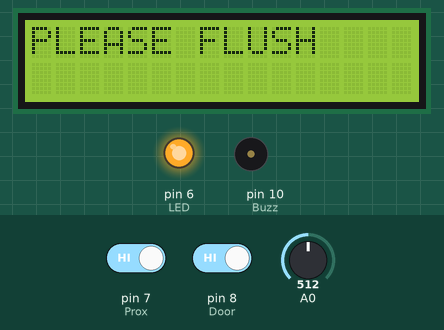
The sketch below on a simulated Arduino Uno, built with avr-gcc and run on an emulated ATmega328P. On the bench: 16×2 character LCD, output pins drawn as LEDs (lit = HIGH), buzzer (waves = sounding). The test bench sets the inputs (shaded band); at power-on: A0 = 512, pin 7 (Prox) HIGH, pin 8 (Door) HIGH. Pins used as bus, display or sensor lines are not drawn; what the sketch prints to the serial monitor is not drawn.

Above: at 1.2 s.
1.3 s: A0 set to 593
5.5 s: A0 set to 611
At 6.37 s:
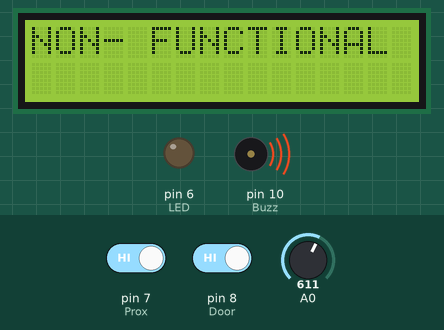
8.6 s: pin 7 (Prox) driven LOW
11.6 s: pin 8 (Door) driven LOW
At 12.6 s:
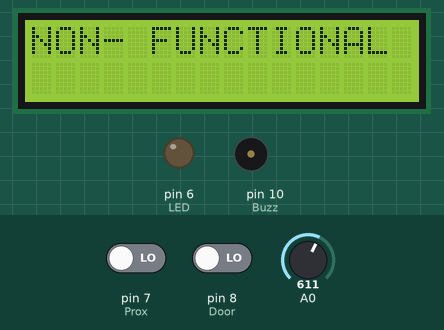
14.6 s: pin 8 (Door) driven HIGH
At 15.42 s:
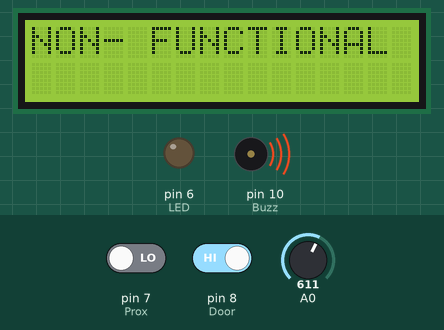
18.8 s: pin 7 (Prox) driven HIGH
Timing chart, 0 to 22.7 s (numbered marks = the images above; inputs shaded):
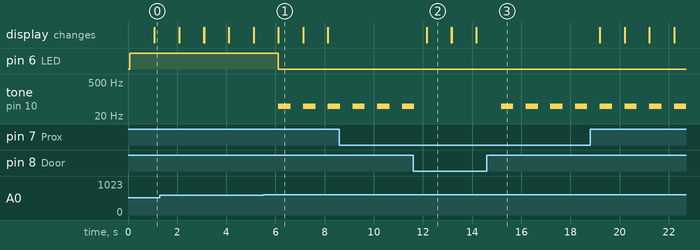

Measured:
- the behaviour switches between 600 and 601 on A0 (found by bisection; images 0 and 1)
- after the input at 5.5 s, pin 6 (LED): HIGH → LOW after 0.62 s; tone on pin 10 (Buzz): alternates 50 Hz for 0.50 s and silent for 0.51 s, starting after 0.62 s; the display: first differs from a run without the input after 0.62 s (image 1)
- after the input at 11.6 s, tone on pin 10 (Buzz): goes on until 11.7 s, then stays silent; the display: first changes after 0.55 s (image 2 shows a later state)
- after the input at 14.6 s, tone on pin 10 (Buzz): alternates 50 Hz for 0.50 s and silent for 0.50 s, starting after 0.58 s
- what the display in image 1 shows lasts 1.0 s, from 6.1 s to 7.1 s

The sketch:

WH.ino
```cpp
#include<LiquidCrystal.h>
int pro, door, level;
const int rs= 12, en= 11, d4= 5, d5= 4, d6= 3, d7= 2;
const int Prox= 7;
const int Door= 8;
const int LED= 6;
const int Buzz= 10;
const int Level= A0;

LiquidCrystal lcd(rs, en, d4, d5, d6, d7);

void setup()
{
  pinMode(7, INPUT);  //Proximity
  pinMode(8, INPUT);  //Door Sensor
  pinMode(6, OUTPUT);  //LED
  pinMode(10, OUTPUT);  //Buzzer
  Serial.begin(9600);
  lcd. begin(16, 2);
}

void loop()
{
   lcd. clear();
   level= analogRead(A0);
   Serial.print("Water level:");
   Serial.println(level);

   if(level> 600)
   {
    digitalWrite(LED, LOW);
    lcd. print("NON- FUNCTIONAL");
   // digitalWrite(Buzz, HIGH);
    if(door== 1)
    {
      tone(Buzz, 50, 500);
      Serial.println("alnflkdf");
    }
   }    //PERFECT
   else
   {
    digitalWrite(LED, HIGH);
    lcd.print("FUNCTIONAL");
    if(door == 1 && pro== 1)
    {
      lcd.clear();
      lcd.print("PLEASE FLUSH");
    }
   }

   delay(1000);

   pro= digitalRead(Prox);
   if(pro== 0)
   {
     Serial.println("Somebody's in!");  //User using toilet
   }
   else
   {
    Serial.println("Nobody's in.");
   }

   door= digitalRead(Door);
   if(door== 0)
   {
     Serial.println("Door is closed."); //Door is closed
        Serial.println("\n");
   }

   else
   {
      Serial.println("Door is open.");
     // Serial.println(door);
      Serial.println("\n");
   }

   if(level< 600 && pro== 0)
   {
      digitalWrite(LED, HIGH);
   }

   if(pro== 1 && level< 600 && door== 1)    //Person leaving without flush
   {
    lcd.print("PLEASE FLUSH!");
     digitalWrite(Buzz, HIGH);

   }

   else if(pro== 1 && level> 600) //No one inside+ Non- functional
   {
    lcd.print("NON- FUNCTIONAL");
    digitalWrite(LED, LOW);
   }

   else if(pro== 0 && level> 600 && door== 0) //Non- functional+ User entering
   {
    lcd.print("NON- FUNCTIONAL");
    digitalWrite(LED, LOW);
   }

   else if(pro== 0&& level< 600 && door== 1)
  {
    digitalWrite(LED, HIGH)  ;
  }

   else if((pro== 1) && (level> 600) && (door== 1))//Non-functional+user on commode
  {
    digitalWrite(10,LOW);
    lcd.print("NON FUNCTIONAL");
  }

  else if((pro== 1) && (level> 600) && (door== 0))//Non-functional+user on commode before closing door
  {
    digitalWrite(10,LOW);
    lcd.print("NON FUNCTIONAL");
  }
   else if((pro== 0) && (level< 600) && (door== 0))//Commode in use
  {
    digitalWrite(10,LOW);
  }
   else if((pro== 1) && (level< 600) && (door== 0))//commode in use for tp
  {
    digitalWrite(10,LOW);
  }

}
```
